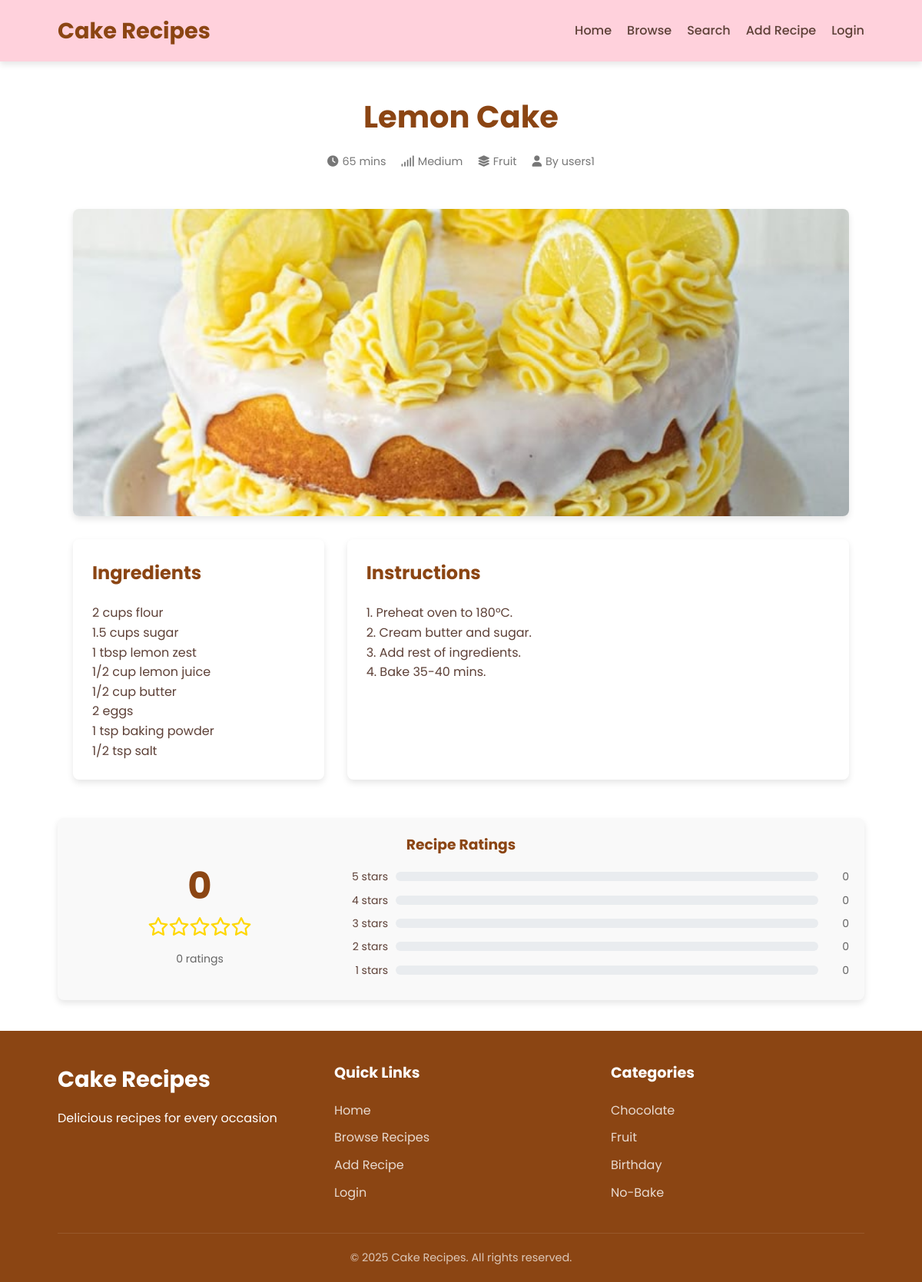
Screenshot of /recipe.php?id=4 with the database file from the repository.
### tables this page shows
CREATE TABLE `recipes` (
  `id` int(11) NOT NULL,
  `user_id` int(11) NOT NULL,
  `category_id` int(11) NOT NULL,
  `title` varchar(100) NOT NULL,
  `description` text NOT NULL,
  `ingredients` text NOT NULL,
  `instructions` text NOT NULL,
  `preparation_time` int(11) NOT NULL,
  `cooking_time` int(11) DEFAULT 0,
  `servings` int(11) DEFAULT 4,
  `difficulty` enum('easy','medium','hard') NOT NULL,
  `image_url` varchar(255) DEFAULT NULL,
  `created_at` timestamp NOT NULL DEFAULT current_timestamp()
);

CREATE TABLE `categories` (
  `id` int(11) NOT NULL,
  `name` varchar(50) NOT NULL,
  `description` text DEFAULT NULL
);

CREATE TABLE `users` (
  `id` int(11) NOT NULL,
  `username` varchar(50) NOT NULL,
  `email` varchar(100) NOT NULL,
  `password_hash` varchar(255) NOT NULL,
  `created_at` timestamp NOT NULL DEFAULT current_timestamp()
);

### recipe.php (the view, shortened to what this page needs)
<?php
include 'db.php';
?>
<!DOCTYPE html>
<html lang="en">
<head>
    <link rel="stylesheet" href="style.css">
    <link rel="stylesheet" href="https://cdnjs.cloudflare.com/ajax/libs/font-awesome/6.0.0-beta3/css/all.min.css">
</head>
<body>
    <header>
        <div class="container">
            <div class="logo">
                <h1>Cake Recipes</h1>
            </div>
            <nav>
                <ul>
                    <li><a href="index.php">Home</a></li>
                    <li><a href="browse.php">Browse</a></li>
                    <li><a href="search.php">Search</a></li>
                    <li><a href="add-recipe.php">Add Recipe</a></li>
                    <?php if(isset($_SESSION['user_id'])): ?>
                        <li><a href="logout.php">Logout</a></li>
                    <?php else: ?>
                        <li><a href="login.php">Login</a></li>
                    <?php endif; ?>
                </ul>
            </nav>
        </div>
    </header>
    <main class="container">
        <?php
        if(isset($_GET['id'])) {
            $id = intval($_GET['id']);
            $query = "SELECT r.*, c.name as category_name, u.username as author
                      FROM recipes r
                      LEFT JOIN categories c ON r.category_id = c.id
                      LEFT JOIN users u ON r.user_id = u.id
                      WHERE r.id = $id";
            $result = mysqli_query($conn, $query);
            if($result && mysqli_num_rows($result) > 0) {
                $recipe = mysqli_fetch_assoc($result);
                ?>
                <section class="recipe-details">
                    <div class="recipe-header">
                        <h1><?php echo $recipe['title']; ?></h1>
                        <div class="recipe-meta">
                            <span><i class="fas fa-clock"></i> <?php echo $recipe['preparation_time'] + $recipe['cooking_time']; ?> mins</span>
                            <span><i class="fas fa-signal"></i> <?php echo ucfirst($recipe['difficulty'] ?? 'Medium'); ?></span>
                            <span><i class="fas fa-layer-group"></i> <?php echo $recipe['category_name']; ?></span>
                            <?php if(!empty($recipe['author'])): ?>
                                <span><i class="fas fa-user"></i> By <?php echo $recipe['author']; ?></span>
                            <?php endif; ?>
                        </div>
                    </div>
                    <div class="recipe-content">
                        <div class="recipe-image">
                            <img src="<?php echo $recipe['image_url'] ?: 'default-recipe.jpg'; ?>" alt="<?php echo $recipe['title']; ?>">
                        </div>
                        <div class="recipe-info">
                            <div class="ingredients">
                                <h3>Ingredients</h3>
                                <?php echo nl2br($recipe['ingredients']); ?>
                            </div>
                            <div class="instructions">
                                <h3>Instructions</h3>
                                <?php echo nl2br($recipe['instructions']); ?>
                            </div>
                        </div>
                    </div>
                    <div class="rating-progress-section">
                        <h3>Recipe Ratings</h3>
                        <?php
                        $total_ratings_query = "SELECT COUNT(*) as total FROM ratings WHERE recipe_id = $id";
                        $total_ratings_result = mysqli_query($conn, $total_ratings_query);
                        $total_ratings = mysqli_fetch_assoc($total_ratings_result)['total'];
                        $rating_counts = [5 => 0, 4 => 0, 3 => 0, 2 => 0, 1 => 0];
                        $avg_rating_query = "SELECT AVG(rating) as avg_rating FROM ratings WHERE recipe_id = $id";
                        $avg_rating_result = mysqli_query($conn, $avg_rating_query);
                        $avg_rating = 0;
                        if ($avg_rating_result && mysqli_num_rows($avg_rating_result) > 0) {
                            $avg_rating = round(mysqli_fetch_assoc($avg_rating_result)['avg_rating'], 1);
                        }
                        ?>
                        <div class="rating-summary">
                            <div class="average-rating">
                                <span class="rating-number"><?php echo $avg_rating; ?></span>
                                <div class="rating-stars-display">
                                    <?php
                                    $filled = floor($avg_rating);
                                    $half = $avg_rating - $filled >= 0.5;
                                    for ($i = 1; $i <= 5; $i++) {
                                        if ($i <= $filled) {
                                            echo '<i class="fas fa-star"></i>';
                                        } elseif ($i == $filled + 1 && $half) {
                                            echo '<i class="fas fa-star-half-alt"></i>';
                                        } else {
                                            echo '<i class="far fa-star"></i>';
                                        }
                                    }
                                    ?>
                                </div>
                                <span class="total-ratings"><?php echo $total_ratings; ?> ratings</span>
                            </div>
                            <div class="rating-bars">
                                <?php for ($i = 5; $i >= 1; $i--):
                                ?>
                                <div class="rating-bar-row">
                                    <span class="rating-label"><?php echo $i; ?> stars</span>
                                    <div class="rating-bar">
                                    </div>
                                    <span class="rating-count"><?php echo $rating_counts[$i]; ?></span>
                                </div>
                                <?php endfor; ?>
                            </div>
                        </div>
                    </div>
                </section>
                <?php
            } else {
                echo '<div class="error-message">Recipe not found.</div>';
            }
        } ?>
    </main>
    <footer>
        <div class="container">
            <div class="footer-content">
                <div class="footer-logo">
                    <h3>Cake Recipes</h3>
                    <p>Delicious recipes for every occasion</p>
                </div>
                <div class="footer-links">
                    <h4>Quick Links</h4>
                    <ul>
                        <li><a href="index.php">Home</a></li>
                        <li><a href="browse.php">Browse Recipes</a></li>
                        <li><a href="add-recipe.php">Add Recipe</a></li>
                        <li><a href="login.php">Login</a></li>
                    </ul>
                </div>
                <div class="footer-categories">
                    <h4>Categories</h4>
                    <ul>
                        <li><a href="browse.php?category=Chocolate">Chocolate</a></li>
                        <li><a href="browse.php?category=Fruit">Fruit</a></li>
                        <li><a href="browse.php?category=Birthday">Birthday</a></li>
                        <li><a href="browse.php?category=No-Bake">No-Bake</a></li>
                    </ul>
                </div>
            </div>
            <div class="footer-bottom">
                <p>&copy; 2025 Cake Recipes. All rights reserved.</p>
            </div>
        </div>
    </footer>
</body>
</html>

### style.css (style rules this page uses)
:root { --primary-color: #FFD1DC; --secondary-color: #F5E6CA; --contrast-color-1: #8B4513; --contrast-color-2: #A0D6B4; --text-color: #5D4037; --background-color: #FFFFFF; --button-color: #FF85A2; --error-color: #FF6B6B; --header-height: 80px; --footer-height: 300px; --border-radius: 8px; --box-shadow: 0 4px 8px rgba(0, 0, 0, 0.1); --transition: all 0.3s ease; }
* { margin: 0; padding: 0; box-sizing: border-box; }
body { font-family: 'Poppins', sans-serif; color: var(--text-color); background-color: var(--background-color); line-height: 1.6; min-height: 100vh; display: flex; flex-direction: column; }
.container { width: 90%; max-width: 1200px; margin: 0 auto; padding: 0 15px; }
a { text-decoration: none; color: var(--text-color); transition: var(--transition); }
ul { list-style-type: none; }
img { max-width: 100%; height: auto; display: block; }
header { background-color: var(--primary-color); position: sticky; top: 0; z-index: 1000; box-shadow: var(--box-shadow); }
header .container { display: flex; justify-content: space-between; align-items: center; height: var(--header-height); }
.logo h1 { font-size: 1.8rem; color: var(--contrast-color-1); font-weight: 700; }
nav ul { display: flex; gap: 20px; }
nav ul li a { font-weight: 500; padding: 5px 0; position: relative; }
main { flex: 1; padding: 40px 0; }
.recipe-image { height: 200px; overflow: hidden; }
.recipe-image img { width: 100%; height: 100%; object-fit: cover; transition: transform 0.5s ease; }
.recipe-content { padding: 20px; }
.recipe-content h3 { font-size: 1.3rem; margin-bottom: 10px; color: var(--contrast-color-1); }
.recipe-meta { display: flex; justify-content: space-between; margin-bottom: 15px; font-size: 0.9rem; color: #777; }
.recipe-meta span { display: flex; align-items: center; }
.recipe-meta i { margin-right: 5px; }
footer { background-color: var(--contrast-color-1); color: white; padding: 40px 0 20px; }
.footer-content { display: grid; grid-template-columns: repeat(auto-fit, minmax(200px, 1fr)); gap: 30px; margin-bottom: 30px; }
.footer-logo h3 { font-size: 1.8rem; margin-bottom: 15px; }
.footer-links h4, .footer-categories h4, .footer-newsletter h4 { margin-bottom: 20px; font-size: 1.2rem; }
footer ul li { margin-bottom: 10px; }
footer ul li a { color: rgba(255, 255, 255, 0.8); }
.footer-bottom { text-align: center; padding-top: 20px; border-top: 1px solid rgba(255, 255, 255, 0.1); font-size: 0.9rem; color: rgba(255, 255, 255, 0.7); }
.recipe-details { padding: 40px 0; }
.rating-section, .rating-progress-section { margin-top: 30px; padding: 20px; background-color: #f9f9f9; border-radius: var(--border-radius); box-shadow: var(--box-shadow); }
.rating-section h3, .rating-progress-section h3 { margin-bottom: 15px; text-align: center; color: var(--contrast-color-1); }
.rating-summary { display: flex; flex-wrap: wrap; justify-content: space-between; align-items: flex-start; gap: 20px; }
.average-rating { display: flex; flex-direction: column; align-items: center; flex: 1; min-width: 150px; }
.rating-number { font-size: 48px; font-weight: bold; color: var(--contrast-color-1); line-height: 1; }
.rating-stars-display { margin: 10px 0; color: #FFD700; font-size: 24px; }
.total-ratings { color: #666; font-size: 14px; }
.rating-bars { flex: 2; min-width: 250px; }
.rating-bar-row { display: flex; align-items: center; margin-bottom: 8px; }
.rating-label { width: 60px; text-align: right; margin-right: 10px; font-size: 14px; }
.rating-bar { flex: 1; height: 12px; background-color: #e9ecef; border-radius: 10px; overflow: hidden; }
.rating-count { width: 30px; text-align: right; margin-left: 10px; font-size: 14px; color: #666; }
.recipe-header { text-align: center; margin-bottom: 30px; }
.recipe-header h1 { font-size: 2.5rem; color: var(--contrast-color-1); margin-bottom: 15px; }
.recipe-meta { display: flex; justify-content: center; gap: 20px; margin-bottom: 20px; color: #777; }
.recipe-content { display: grid; grid-template-columns: 1fr; gap: 30px; }
.recipe-image { height: 400px; overflow: hidden; border-radius: var(--border-radius); box-shadow: var(--box-shadow); }
.recipe-image img { width: 100%; height: 100%; object-fit: cover; }
.recipe-info { display: grid; grid-template-columns: 1fr 2fr; gap: 30px; }
.ingredients, .instructions { background-color: white; padding: 25px; border-radius: var(--border-radius); box-shadow: var(--box-shadow); }
.ingredients h3, .instructions h3 { margin-bottom: 20px; color: var(--contrast-color-1); font-size: 1.5rem; }

### rows the page displays
recipes: title "Lemon Cake", $recipe['preparation_time'] + $recipe['cooking_time'] "65", difficulty "Medium", category.name "Fruit", user.username "users1", image_url (picture), ingredients "2 cups flour 1.5 cups sugar 1 tbsp lemon zest 1/2 cup lemon juice 1/2 cup butter 2 eggs 1 tsp baking powder 1/2 tsp salt", instructions "1. Preheat oven to 180°C. 2. Cream butter and sugar. 3. Add rest of ingredients. 4. Bake 35-40 mins."

### other values shown
$avg_rating "0"
$total_ratings "0"
$rating_counts[$i] "0"
